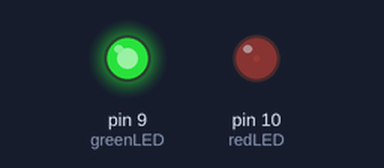
The sketch below on a simulated Arduino Uno, built with avr-gcc and run on an emulated ATmega328P. Shown: output pins drawn as LEDs (lit = HIGH).

Above: at 0.05 s.
At 0.5 s:
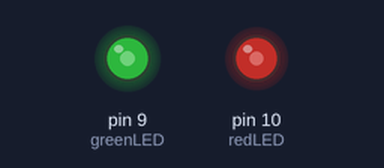
At 0.95 s:
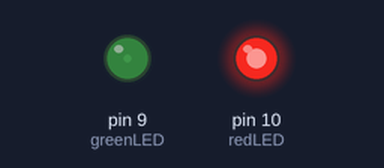
At 1.8 s:
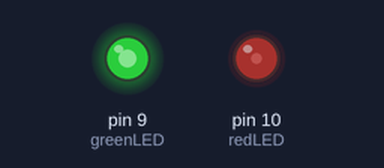
Timing chart, 0 to 4.7 s (numbered marks = the images above):
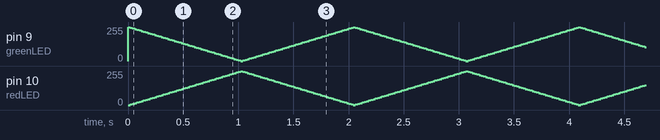

The sketch:

l.ino
```cpp
#define redLED 10 //redLED pin
#define greenLED 9 //greenLED pin

int light = 0;
int num = 5;

void setup()
{
  pinMode(redLED, OUTPUT);
  pinMode(greenLED, OUTPUT);
}

void loop()
{
  // digitalWrite(redLED, HIGH); //redLED set HIGH
  // digitalWrite(greenLED, LOW); //greenLED set LOW
  // delay(1000); //wait 1 second
  // digitalWrite(redLED, LOW); //redLED set LOW
  // digitalWrite(greenLED, HIGH); //greenLED set HIGH
  // delay(1000); //wait 1 second

  analogWrite(redLED, light);
  analogWrite(greenLED, 255 - light);
  light += num;

  if(light == 0 || light == 255) {
    num *= -1;
  }
  delay(20);
}
```
